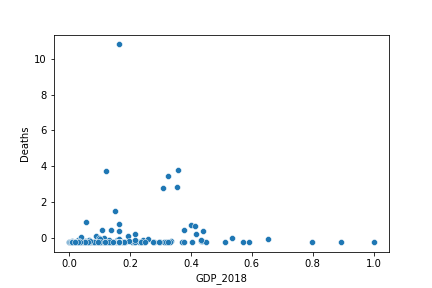
#> input picture plots/GDP_2018.png, 432 x 288 px
$ jupyter execute --allow-errors '2D Report Final Final.ipynb'
#> lines starting #> are read from the running program, lines starting #| are printed output that depends on the picture
# 2D Data Driven World

## Member Contributions
Neville Wee: Curated and visualized data, wrote model for Task 1. <br>
Nicholas Gandhi: Researched on appropriate metric for Task 1. Task 2.<br>
Janani Sureshkumar: Task 3. <br>
Lim Thian Yew: Task 2. <br>

## Task 1: Data
Number of deaths: https://www.kaggle.com/imdevskp/corona-virus-report?select=country_wise_latest.csv<br>
GDP per capita: https://www.kaggle.com/nitishabharathi/gdp-per-capita-all-countries<br>
Gini Coefficient: https://www.kaggle.com/mannmann2/world-income-inequality-database<br>
Infant Mortality Rate: https://www.kaggle.com/komalkhetlani/infant-mortality<br>
Population Density/Urban Population/Median Age: https://www.kaggle.com/tanuprabhu/population-by-country-2020<br>

We initally thought of a few features we thought would be good predictors for our model.

## Data Visualisation: Scatterplots
To determine whether these features would be appropriate, we plotted scatterplots of the number of deaths against the features (After removal of outliers).

## Code for plotting graphs

This code below is for demonstrating how plots are drawn using matplotlib.

[cell 1]
import pandas as pd
import seaborn as sns
import matplotlib.pyplot as plt
import matplotlib.image as mpimg
from matplotlib import rcParams

def impute_mean(df, feature):
    mean = df[feature].mean()
    df[feature] = df[feature].fillna(mean)
#> (the rest of this cell did not finish here and is left out)

[cell 2]
# figure size in inches optional
rcParams['figure.figsize'] = 11 ,8

# Read images
imgs = ['GDP_2018.png', 'gini.png', 'Infant Mortality Rate.png', 'Median Age.png', 'Population Density.png', 'Urban Population.png']
plot = {}
for img in imgs:
    plot[img] = mpimg.imread('plots/'+img)

# Display images
fig, ax = plt.subplots(3,2)
fig.set_figheight(18)
fig.set_figwidth(18)
fig.subplots_adjust(wspace= 0)
n = 0
for x in range(3):
    for y in range(2):
        ax[x,y].imshow(plot[imgs[n]])
        n += 1
#> after the loop, n = 6
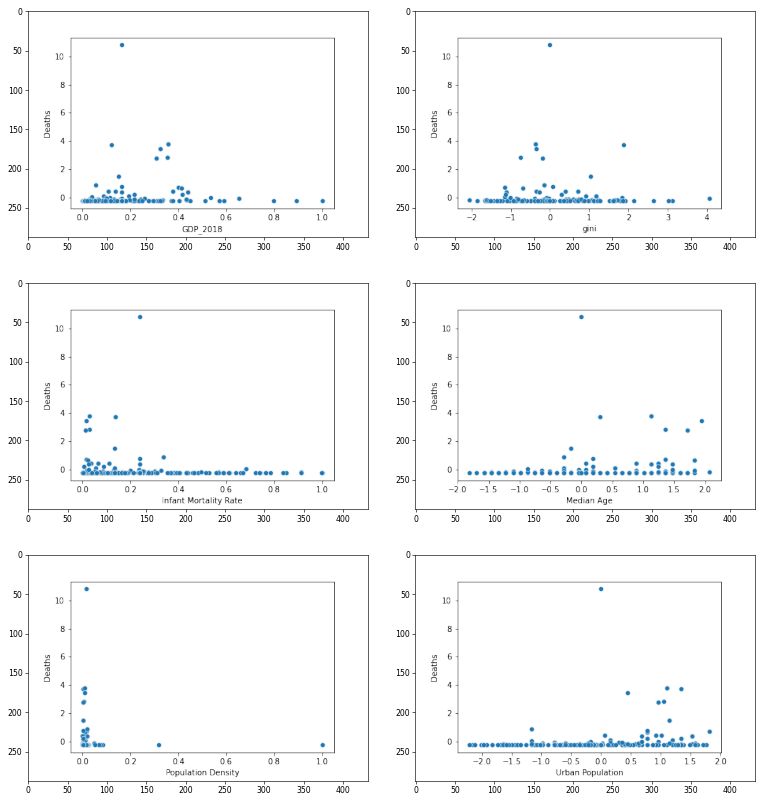
#> figure drawn by matplotlib, 6 panels

## Data Visualisation: Boxplots
We decided to use boxplots to visualize the presence of outliers in the raw data.

#> (a cell that did not finish here is left out)

[cell 4]
# figure size in inches optional
rcParams['figure.figsize'] = 11 ,8

# Read images
imgs = ['GDP_2018', 'gini', 'Infant Mortality Rate', 'Population Density', 'Urban Population', 'Median Age', 'Confirmed']
plot = {}
#> (the rest of this cell did not finish here and is left out)

## Data Cleaning and Processing
Loading all csv files into separate dataframes.
For each individual dataframe, general cleaning such as renaming columns and indexing columns of interest is done. Furthermore, we only index the countries from these feature dataframes that are in the covid deaths dataframe.

[cell 5]
import numpy as np
import pandas as pd

# Load all csv files into separate dataframes
#> (the rest of this cell did not finish here and is left out)

## Covid Deaths
Summing total deaths from 2020-01-22 to 2020-07-27, by country. <br>

#> (a cell that did not finish here is left out)

## GDP

#> (a cell that did not finish here is left out)

## Gini Coefficient
Since not all countries have recent gini coefficient readings, with some countries lacking readings from even before 2015, we set a cutoff to index all countries with values from after 2010.

[cell 8]
# extract cols below from wiid_gini.csv
gini_year_cutoff = 2010
#> gini_year_cutoff = 2010
cols = ['id', 'country', 'year', ' gini ']
#> (the rest of this cell did not finish here and is left out)
